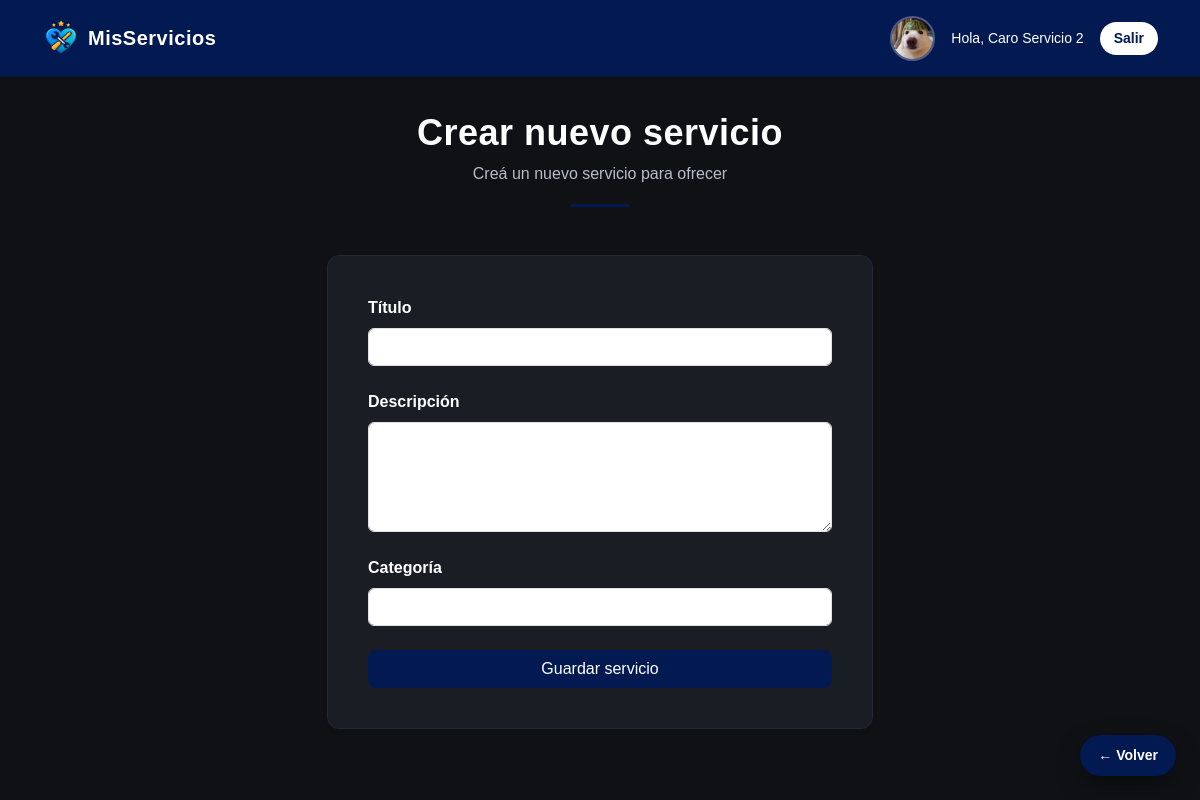
Screenshot of /servicio/nuevo (signed in) with the database file from the repository.
### models.py (models this page shows, shortened)
class Usuario(UserMixin, db.Model):
    __tablename__ = 'usuarios'
    id = db.Column(db.Integer, primary_key=True)
    nombre = db.Column(db.String(100), nullable=False)
    email = db.Column(db.String(120), unique=True, nullable=False)
    password = db.Column(db.String(255), nullable=False)
    rol = db.Column(db.String(20), nullable=False)
    imagen = db.Column(db.String(200))
    calificaciones = db.relationship('Calificacion', backref='cliente', lazy=True)

### app.py (the view, shortened to what this page needs)
@app.route('/servicio/nuevo', methods=['GET', 'POST'])
@login_required
def nuevo_servicio():
    if current_user.rol != 'prestador':
        flash('Acceso no autorizado')
        return redirect(url_for('dashboard'))
    return render_template('nuevo_servicio.html')

### app.py (called while the page is built)
@login_manager.user_loader
def load_user(user_id):
    return Usuario.query.get(int(user_id))

### templates/nuevo_servicio.html
{% extends "base.html" %}
{% block page_header %}
    {% set titulo = "Crear nuevo servicio" %}
    {% set subtitulo = "Creá un nuevo servicio para ofrecer" %}
    {% include "components/page_header.html" %}
{% endblock %}
{% block content %}
<div class="row justify-content-center">
    <div class="col-12 col-md-8 col-lg-6">
        <div class="card shadow-sm">
            <div class="card-body">
                <form method="POST">
                    <label class="fw-bold mb-2">Título</label>
                    <input type="text"
                           name="titulo"
                           class="form-control"
                           required>
                    <label class="fw-bold mt-4 mb-2">Descripción</label>
                    <textarea name="descripcion"
                              class="form-control"
                              rows="4"
                              required></textarea>
                    <label class="fw-bold mt-4 mb-2">Categoría</label>
                    <input type="text"
                           name="categoria"
                           class="form-control"
                           required>
                    <button class="btn btn-primary w-100 mt-4">
                        Guardar servicio
                    </button>
                </form>
            </div>
        </div>
    </div>
</div>
{% endblock %}

### templates/base.html (shortened to what this page needs)
<!DOCTYPE html>
<html lang="es">
<head>
    <link href="https://cdn.jsdelivr.net/npm/bootstrap@5.3.2/dist/css/bootstrap.min.css" rel="stylesheet">
    <link rel="stylesheet" href="{{ url_for('static', filename='css/styles.css') }}">
    <link rel="stylesheet" href="https://cdn.jsdelivr.net/npm/bootstrap-icons@1.11.3/font/bootstrap-icons.css">
</head>
<body>
<nav class="navbar navbar-expand-lg navbar-dark navbar-custom">
    <div class="container">
        <a class="navbar-brand d-flex align-items-center gap-2 fw-bold"
           href="{% if current_user.is_authenticated %}
                    {{ url_for('dashboard') }}
                 {% else %}
                    {{ url_for('index') }}
                 {% endif %}">
            <img src="{{ url_for('static', filename='img/logo-icon.png') }}"
                 class="logo-navbar">
            <span class="logo-text">MisServicios</span>
        </a>
        <div class="collapse navbar-collapse justify-content-lg-end text-center" id="navbarContent">
            {% if current_user.is_authenticated %}
            <div class="d-flex flex-column flex-lg-row align-items-center gap-3 mt-3 mt-lg-0">
                {% if current_user.imagen %}
                    <img src="{{ url_for('static', filename='uploads/' + current_user.imagen) }}"
                         class="avatar-navbar">
                {% else %}
                    <div class="prestador-avatar-placeholder">
                        {{ current_user.nombre[0] }}
                    </div>
                {% endif %}
                <span class="text-white small">
                    Hola, {{ current_user.nombre }}
                </span>
                <a href="{{ url_for('logout') }}" class="btn btn-logout btn-sm">
                    Salir
                </a>
            </div>
            {% endif %}
        </div>
    </div>
</nav>
<main class="container py-4">
    {% block page_header %}{% endblock %}
    {% block content %}{% endblock %}
</main>
{% if request.endpoint not in ['index'] %}
<a href="javascript:history.back()" class="btn-volver">
    ← Volver
</a>
{% endif %}
</body>
</html>

### static/css/styles.css (style rules this page uses)
:root { --primary-color: #021952; --primary-hover: #04307a; --bg-dark: #0f1115; --card-dark: #1a1d24; --text-light: #ffffff; --text-muted: #b8bcc8; }
body { margin: 0; font-family: Arial, Helvetica, sans-serif; background-color: var(--bg-dark); color: var(--text-light); }
.navbar-custom { background-color: var(--primary-color); border-bottom: 1px solid #0b1333; padding: 14px 0; }
.logo-navbar { height: 38px; }
.btn-primary { background-color: var(--primary-color); border-color: var(--primary-color); border-radius: 8px; }
.btn-logout { background-color: #ffffff; color: var(--primary-color); border-radius: 20px; padding: 6px 14px; font-weight: 600; border: none; transition: all .2s ease; }
.btn-volver { position: fixed; bottom: 24px; right: 24px; z-index: 1500; background: var(--primary-color); color: #ffffff; text-decoration: none; padding: 10px 18px; border-radius: 30px; font-weight: 600; font-size: 14px; box-shadow: 0 10px 25px rgba(0,0,0,0.35); transition: all .2s ease; }
.card { background-color: var(--card-dark); border-radius: 12px; border: 1px solid #232734; color: #fff; width: 100%; padding: 20px; }
@media (min-width: 768px) { .card { padding: 22px; } }
@media (min-width: 1024px) { .card { padding: 24px; } }
.logo-text { color: #ffffff; font-weight: 700; font-size: 20px; letter-spacing: 0.5px; }
.avatar-navbar { width: 45px; height: 45px; border-radius: 50%; object-fit: cover; border: 2px solid rgba(255,255,255,0.3); }

### rows the page displays
Usuario: imagen (picture), nombre "Caro Servicio 2"

### other values shown
{{ titulo }} "Crear nuevo servicio"
{{ subtitulo }} "Creá un nuevo servicio para ofrecer"
